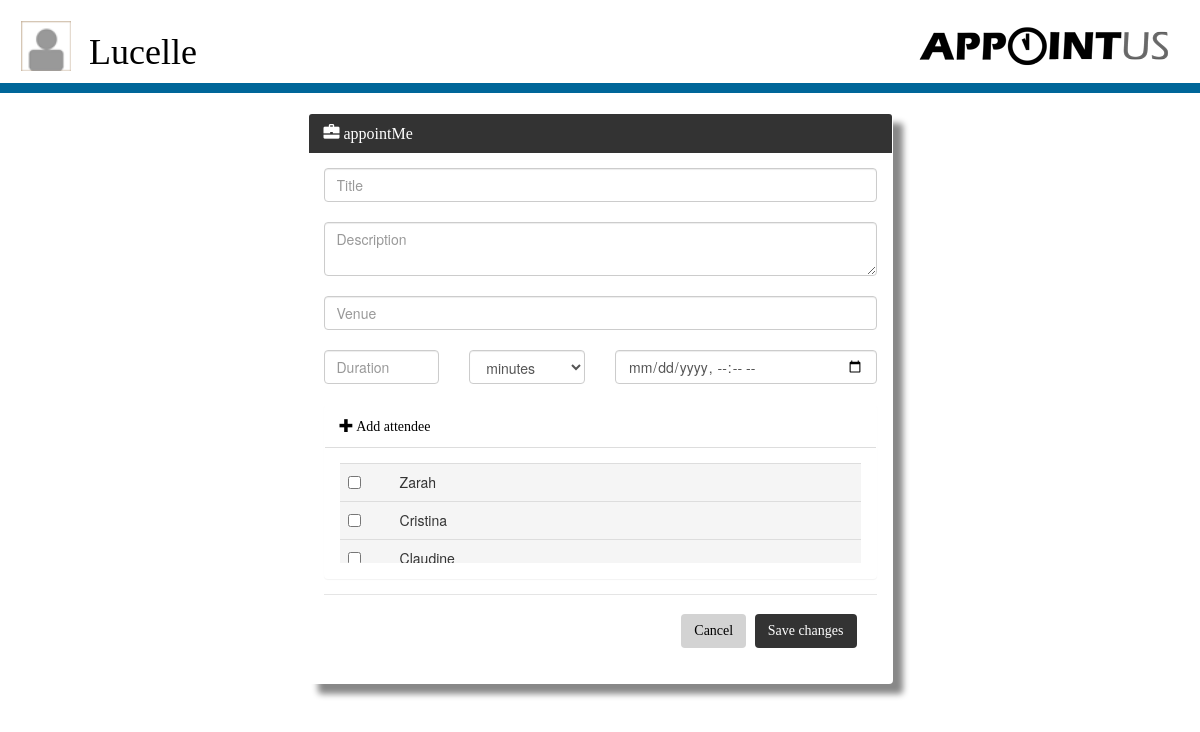
Screenshot of /meeting.php (signed in) with the database file from the repository.
### tables this page shows
CREATE TABLE IF NOT EXISTS `user` (
  `User_id` int(11) NOT NULL AUTO_INCREMENT,
  `Username` varchar(50) NOT NULL,
  `Password` varchar(50) NOT NULL,
  `Email` varchar(255) NOT NULL,
  `Firstname` varchar(255) NOT NULL,
  `Lastname` varchar(255) NOT NULL,
  `contact_number` varchar(50) NOT NULL,
  `Profile_picture` varchar(255) NOT NULL,
  PRIMARY KEY (`User_id`)
);

### meeting.php (the view, shortened to what this page needs)
 <!DOCTYPE html>
<html lang="en">
 <?php
    include ("dbconfig.php");
 ?>
  <head>
    <link href="css/bootstrap.min.css" rel="stylesheet" media="screen">
    <link href="css/profile.css" rel="stylesheet" media="screen">
  </head>
 <body>
  <div id = "header">
      <img id = "logo" src="img/appointus-final-logo.png"/>
      <div id = "account-greeting">
        <img id = "profile-picture" src ="img/default-profile-pic.png"/>
        <div class="dropdown" id = "settings">
            <a href="profile.php"> <h1 id = "profile-name"><?php echo $_SESSION['username']; ?></h1> </a>
          </div>
      </div>
    </div>
    <div id = "divider">
    </div>
  <div class="row"><br>
    <div class = "col-md-6 col-md-offset-3" >
      <form class="form-horizontal" action = "meeting.php" method="post" enctype="multipart/form-data" >
        <div class="panel" style = "box-shadow: 10px 10px 6px 0px #888888;">
          <div class="panel-heading" style="background-color: #333333;">
          <h3 class="panel-title" style="color:white;font-family:Century Gothic">
          <i class="glyphicon glyphicon-briefcase"></i> appointMe</h3>
        </div>
        <div class="panel-body">
          <input type="text" id="meetingtitle" value="" placeholder="Title" name="Title" class="form-control" required autofocus><br>
          <textarea id="meetingdesc" value="" placeholder="Description" name="Description" class="form-control" required></textarea><br>
          <input type="text" id="meetingvenue" value="" placeholder="Venue" name="Venue" class="form-control" required><br>
          <div class="row">
            <div class="col-xs-3">
              <input type="text" class="form-control" placeholder="Duration" name="Duration" required>
            </div>
            <div class="col-xs-3">
              <select type="text" class="form-control" name="Unit" required>
                <option>minutes</option>
                </select>
            </div>
            <div class="col-xs-6">
              <input type="datetime-local" class="form-control" name="Datetime" required>
            </div>
            </div>
            <br>
             <div class="panel-group" id="accordion">
              <div class="panel">
                <div class="panel-heading">
                    <a data-toggle="collapse" data-parent="#accordion" href="#">
                    <i class="glyphicon glyphicon-plus"></i> Add attendee
                    </a>
                </div>
                <div id="collapseOne" class="panel-collapse collapse in">
                  <div class="panel-body">
                  <div style = "height:100px;overflow:auto;" >
                    <table class="table table-hover">
                    <?php
                      $sql = "SELECT * FROM user";
                      $result = mysqli_query($con,$sql);
                      while($row = mysqli_fetch_array($result)) {
                        if ($row['User_id'] != $_SESSION['user_id']) {
                          echo '<tr class = "active"><td width = "10%"><input type="checkbox" name="attendees[]" value="'.$row['Username'].'"></td>
                              <td>'.$row['Username'].'</td></tr>';
                        }
                      }
                    ?>
                     </table>
                    </div>
                  </div>
                </div>
              </div>
            </div>
          <div class="modal-footer" style = "font-family:Century Gothic;">
            <a href="profile.php" class="btn" style="cursor: pointer;background-color:#D3D3D3">Cancel</a>
            <button type = "submit" class="btn" name="SaveMeeting" style = "cursor: pointer;background-color: #333333;color:white;">Save changes</button>
           </div>
            </div>
        </div>
  </div>
  </div>
</body>
</html>

### css/profile.css (style rules this page uses)
* { margin: auto 0; padding: 0px; background-size: 100%; }
#header { min-width:100%; min-height:5%; position:relative; margin:5px; }
#logo { position: relative; top: 10px; float:right; }
#account-greeting { padding:8px; font-family: "Century Gothic"; max-height:40px; min-width: 70%; top: 50px; }
#profile-picture { float:left; position:relative; margin:8px; height: 50px; width: 50px; }
#profile-name { padding-left: 10px; float:left; position:relative; font-family:"Century Gothic"; }
#divider { background-color: #006699; min-width:100%; min-height:10px; clear:both; }
a:link { text-decoration:none; font-family: "Century Gothic", "Lucid Grande"; color: #000000; }
#settings { margin-left: 0px; position: relative; margin-top: 10px; height: 200px; width: 150px; text-align: left; display: inline; margin: 0; padding: 15px 4px 17px 0; list-style: none; }

### rows the page displays
user: Username "Zarah"
user: Username "Cristina"
user: Username "Claudine"

### other values shown
$_SESSION['username'] "Lucelle"
